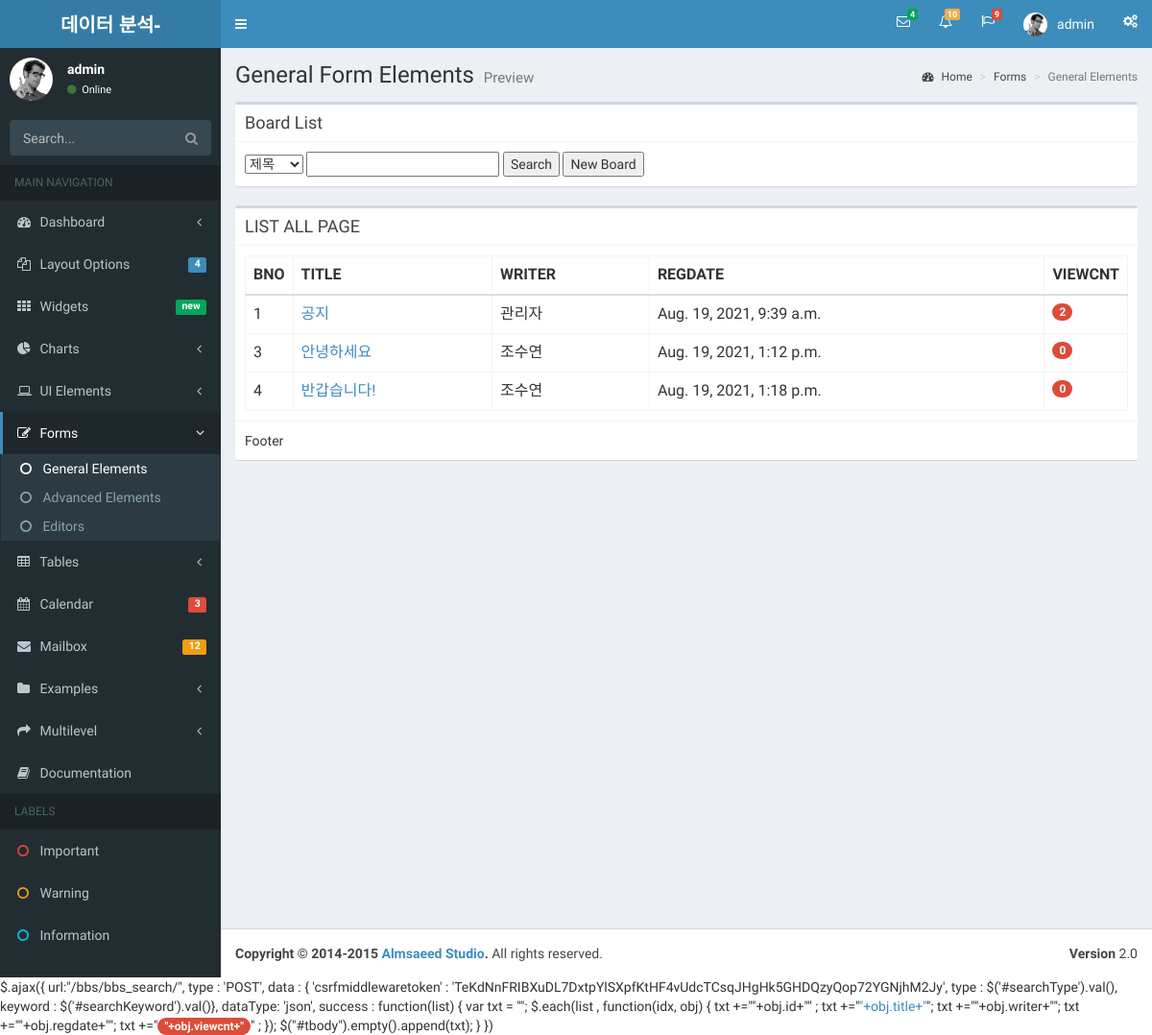
The page /bbs/bbs_list/ (signed in) on the database as committed earlier.
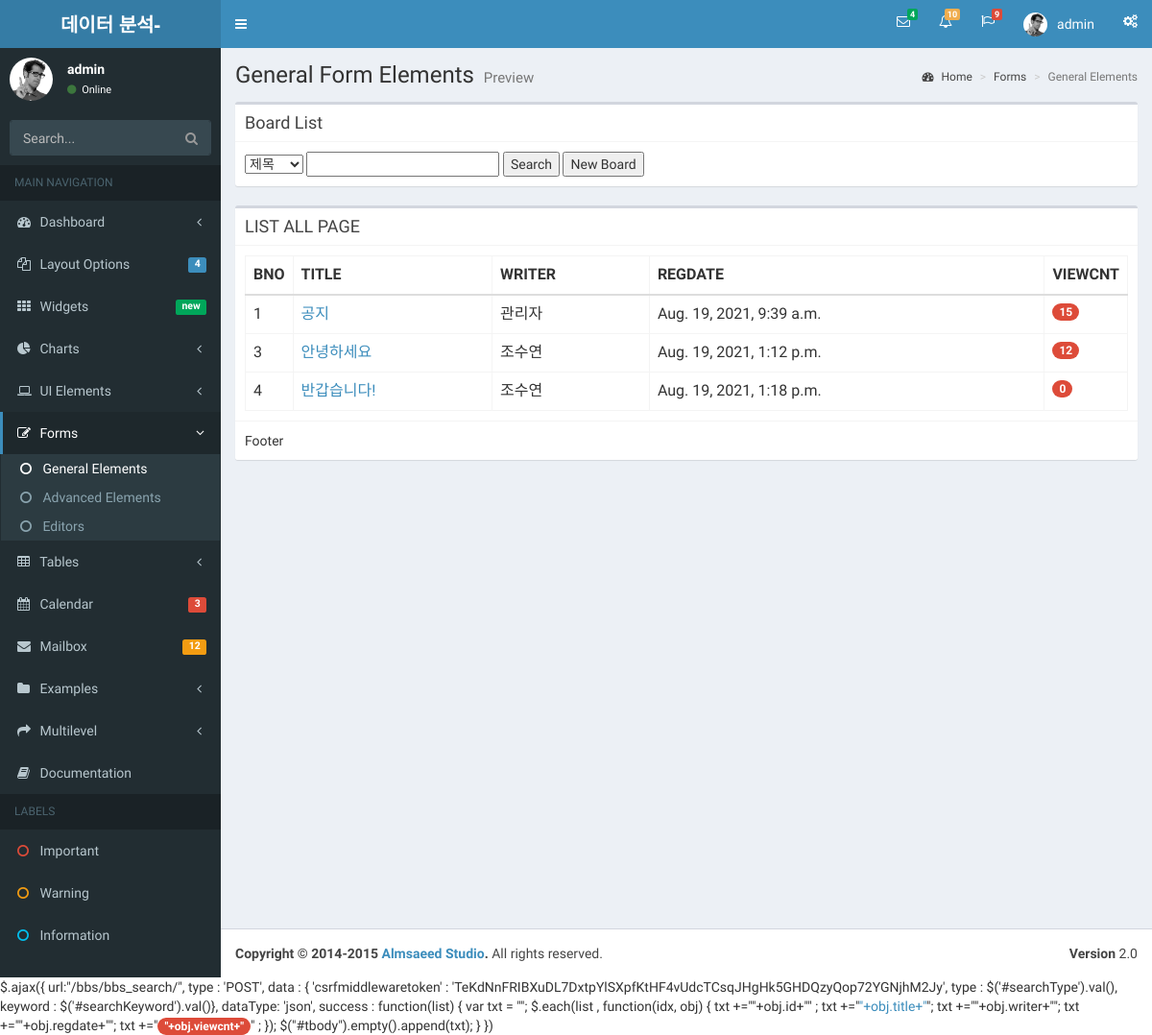
The same page on the database as committed later.
### bbsApp/models.py (models this page shows)
class Bbs(models.Model):
    title   = models.CharField(max_length=500)
    writer  = models.CharField(max_length=100)
    content = models.TextField()
    regdate = models.DateTimeField(default=timezone.now)
    viewcnt = models.IntegerField(default=0)

### bbsApp/views.py (the view)
# urls.py: path('bbs_list/', views.list, name='list'),
def list(request):
    print('bbsApp list~~')
    boards = Bbs.objects.all()
    print('boards result:',type(boards), boards)
    context = {'boards': boards,
               'session_user_name'  : request.session['user_name'],
               'session_user_id'    : request.session['user_id']
               }
    return render(request, 'bbs/list.html',context)

### bbsApp/templates/bbs/list.html (shortened to what this page needs)
{% include 'header.html' %}
{% block content %}
<section class="content">
	<div class="row">
		<div class="col-md-12">
			<div class='box'>
				<div class="box-header with-border">
					<h3 class="box-title">Board List</h3>
				</div>
				<div class='box-body'>
					<select id="searchType">
						<option value="title">제목</option>
					</select>
					<input type="text" id = "searchKeyword"/>
					<button id ="searchBtn">Search</button>
					<button id='newBtn'>New Board</button>
				</div>
			</div>
          <div class="box">
				<div class="box-header with-border">
					<h3 class="box-title">LIST ALL PAGE</h3>
				</div>
				<div class="box-body">
{% if boards %}
<table class="table table-bordered">
	<tr>
		<th style="width: 10px">BNO</th>
		<th>TITLE</th>
		<th>WRITER</th>
		<th>REGDATE</th>
		<th style="width: 40px">VIEWCNT</th>
	</tr>
	<tbody id="tbody">
	{% for bbs in boards %}
	<tr>
		<td>{{bbs.id}}</td>
		<td><a href="{% url 'bbs_read' id=bbs.id %}">{{bbs.title}}</a></td>
		<td>{{bbs.writer}}</td>
		<td>{{bbs.regdate}}</td>
		<td><span class="badge bg-red">{{bbs.viewcnt}}</span></td>
	</tr>
	{% endfor %}
	</tbody>
</table>
{% else %}
			<p>데이터가 존재하지 않습니다</p>
{% endif %}
				</div>
				<div class="box-footer">Footer</div>
			</div>
		</div>
	</div>
</section>
</div>
{% endblock %}
{% include 'footer.html' %}$.ajax({
				url:"{% url 'bbs_search' %}",
				type : 'POST',
				data : {	'csrfmiddlewaretoken' : '{{csrf_token}}',
                                type : $('#searchType').val(),
                                keyword : $('#searchKeyword').val()},
                dataType: 'json',
				success  : function(list) {
						var txt = "";
						$.each(list , function(idx, obj) {
							txt +="<tr><td>"+obj.id+"</td>" ;
							txt +="<td><a href=../bbs_read/"+obj.id+">"+obj.title+"</a></td>";
							txt +="<td>"+obj.writer+"</td>";
							txt +="<td>"+obj.regdate+"</td>";
							txt +="<td><span class='badge bg-red'>"+obj.viewcnt+"</span></td></tr>" ;
						});
						$("#tbody").empty().append(txt);
				}
			})

Rows that differ between the two databases and show on the page:
changed Bbs "공지": viewcnt "2" → "15"
changed Bbs "안녕하세요": viewcnt "0" → "12"
